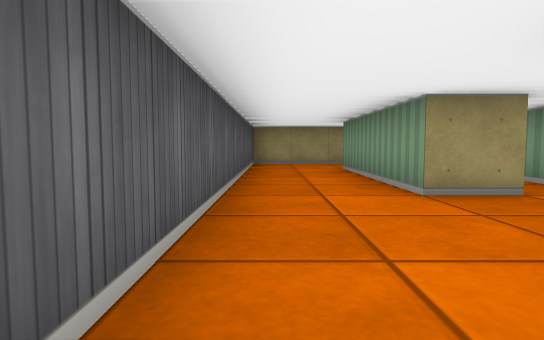
[1] (above)

16 first-person views from a walk through a cub3D level. The camera is about half as high as the walls, tilts 4° down and sees 75° across. The floor is counted in squares. Each view is taken from the middle of a square. On the plan, view 1 faces up. The plan holds only what a view shows up to about 9 squares ahead; the rest is blank.

[2]
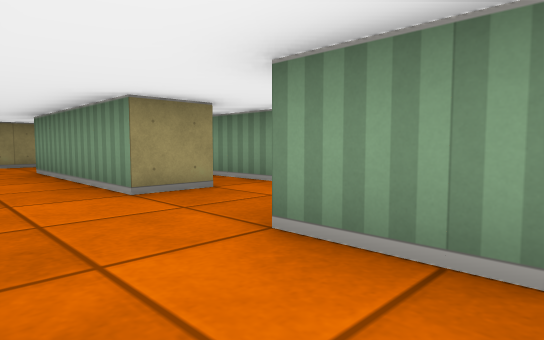

[3]
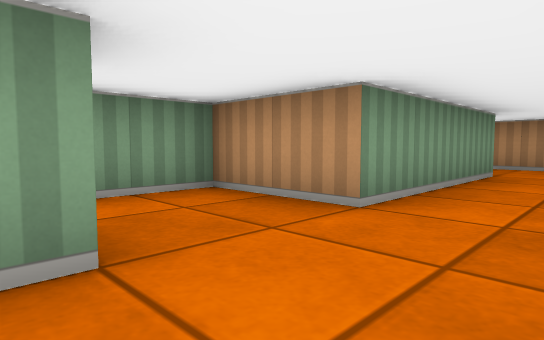

[4]
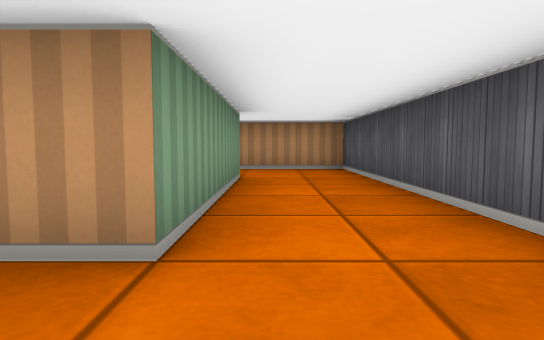

[5]
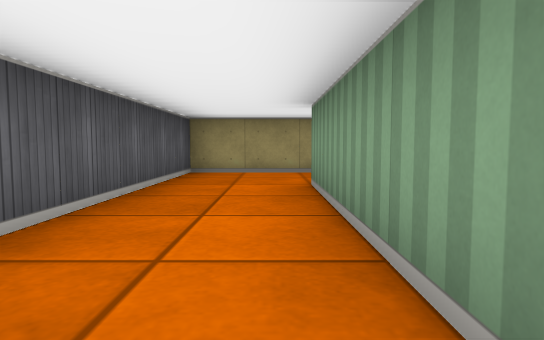

[6]
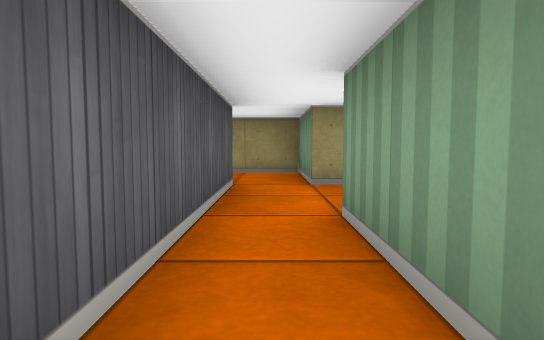

[7]
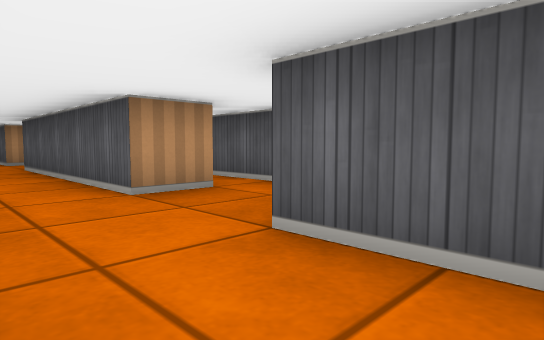

[8]
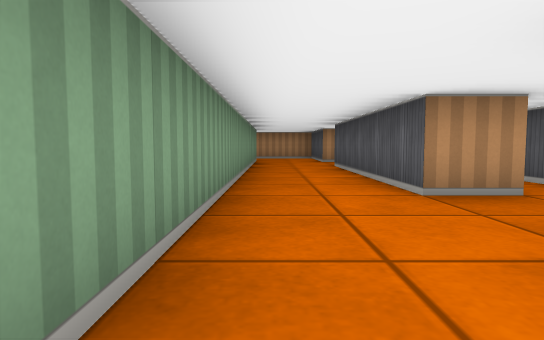

[9]
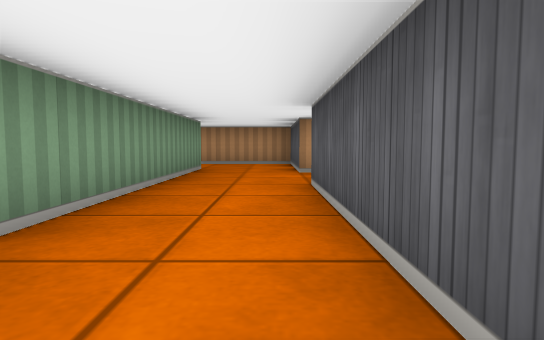

[10]
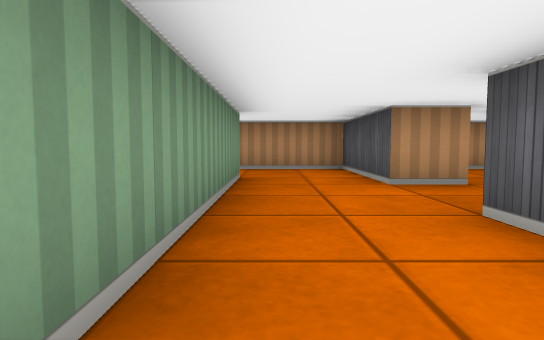

[11]
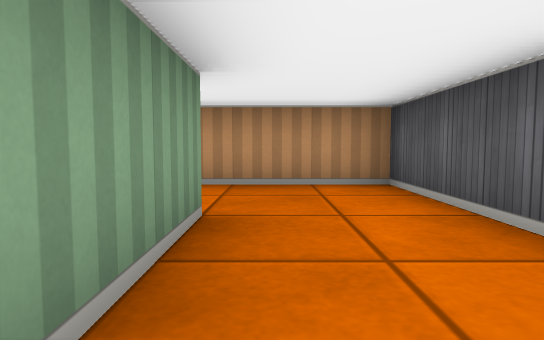

[12]
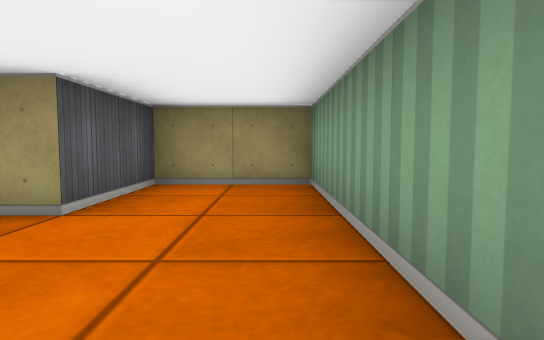

[13]
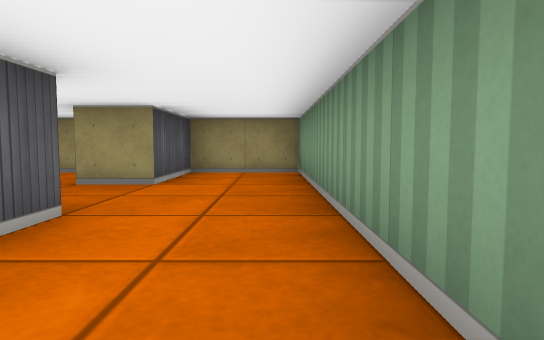

[14]
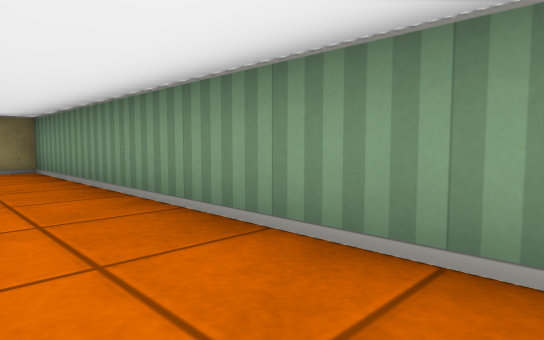

[15]
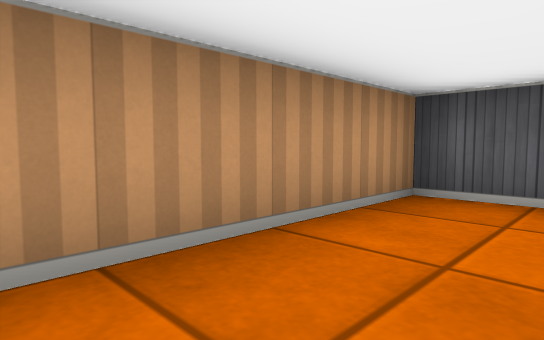

[16]
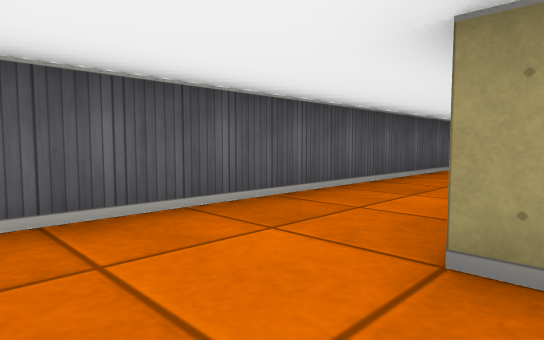

### Floor plan
Key: @ floor where view 1 was taken; # wall or solid block; . floor.
Columns run from 1 left of view 1 to 7 right of it. Each row starts with its distance up from view 1.
 10 #########
  9 #....#..#
  8 #....#..#
  7 #..#....#
  6 #..#....#
  5 #..#.#..#
  4 #..#.#..#
  3 #....#..#
  2 #....#..#
  1 #..###..#
  0 #@.#....#
 -1 #..#....#
 -2 #..#.#..#
 -3 #....#...
 -4 #....#...
 -5 #########

Positions as (right, up) in squares from view 1, and headings:
1: (0, 0), facing up
2: (0, 0), facing up-right
3: (0, 4), facing down-right
4: (1, 3), facing down
5: (1, 3), facing up
6: (3, 3), facing up
7: (6, 9), facing down-left
8: (6, 9), facing down
9: (5, 5), facing down
10: (6, 3), facing down
11: (6, 0), facing down
12: (6, 5), facing up
13: (6, 3), facing up
14: (5, 2), facing up-right
15: (3, -3), facing down-left
16: (2, -4), facing up-left
